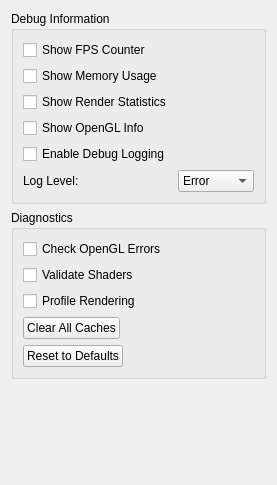
     <widget class="QWidget" name="tabDebug">
      <attribute name="title">
       <string>Debug</string>
      </attribute>
      <layout class="QGridLayout" name="gridLayout_14">
       <item row="0" column="0">
        <widget class="QGroupBox" name="debugInfoGroupBox">
         <property name="title">
          <string>Debug Information</string>
         </property>
         <layout class="QFormLayout" name="debugInfoFormLayout_3">
          <item row="0" column="0">
           <widget class="QCheckBox" name="showFpsCheckBox">
            <property name="text">
             <string>Show FPS Counter</string>
            </property>
           </widget>
          </item>
          <item row="1" column="0">
           <widget class="QCheckBox" name="showMemoryUsageCheckBox">
            <property name="text">
             <string>Show Memory Usage</string>
            </property>
           </widget>
          </item>
          <item row="2" column="0">
           <widget class="QCheckBox" name="showRenderStatsCheckBox">
            <property name="text">
             <string>Show Render Statistics</string>
            </property>
           </widget>
          </item>
          <item row="3" column="0">
           <widget class="QCheckBox" name="showOpenGLInfoCheckBox">
            <property name="text">
             <string>Show OpenGL Info</string>
            </property>
           </widget>
          </item>
          <item row="4" column="0">
           <widget class="QCheckBox" name="enableLoggingCheckBox">
            <property name="text">
             <string>Enable Debug Logging</string>
            </property>
           </widget>
          </item>
          <item row="5" column="0">
           <widget class="QLabel" name="logLevelLabel">
            <property name="text">
             <string>Log Level:</string>
            </property>
           </widget>
          </item>
          <item row="5" column="1">
           <widget class="QComboBox" name="logLevelComboBox">
            <item>
             <property name="text">
              <string>Error</string>
             </property>
            </item>
            <item>
             <property name="text">
              <string>Warning</string>
             </property>
            </item>
            <item>
             <property name="text">
              <string>Info</string>
             </property>
            </item>
            <item>
             <property name="text">
              <string>Debug</string>
             </property>
            </item>
            <item>
             <property name="text">
              <string>Verbose</string>
             </property>
            </item>
           </widget>
          </item>
         </layout>
        </widget>
       </item>
       <item row="1" column="0">
        <widget class="QGroupBox" name="diagnosticsGroupBox">
         <property name="title">
          <string>Diagnostics</string>
         </property>
         <layout class="QFormLayout" name="diagnosticsFormLayout_3">
          <item row="0" column="0">
           <widget class="QCheckBox" name="checkOpenGLErrorsCheckBox">
            <property name="text">
             <string>Check OpenGL Errors</string>
            </property>
           </widget>
          </item>
          <item row="1" column="0">
           <widget class="QCheckBox" name="validateShadersCheckBox">
            <property name="text">
             <string>Validate Shaders</string>
            </property>
           </widget>
          </item>
          <item row="2" column="0">
           <widget class="QCheckBox" name="profileRenderingCheckBox">
            <property name="text">
             <string>Profile Rendering</string>
            </property>
           </widget>
          </item>
          <item row="3" column="0">
           <widget class="QPushButton" name="clearCacheButton">
            <property name="text">
             <string>Clear All Caches</string>
            </property>
           </widget>
          </item>
          <item row="4" column="0">
           <widget class="QPushButton" name="resetSettingsButton">
            <property name="text">
             <string>Reset to Defaults</string>
            </property>
           </widget>
          </item>
         </layout>
        </widget>
       </item>
       <item row="2" column="0">
        <spacer name="verticalSpacer_10">
         <property name="orientation">
          <enum>Qt::Orientation::Vertical</enum>
         </property>
         <property name="sizeHint" stdset="0">
          <size>
           <width>20</width>
           <height>95</height>
          </size>
         </property>
        </spacer>
       </item>
      </layout>
     </widget>
